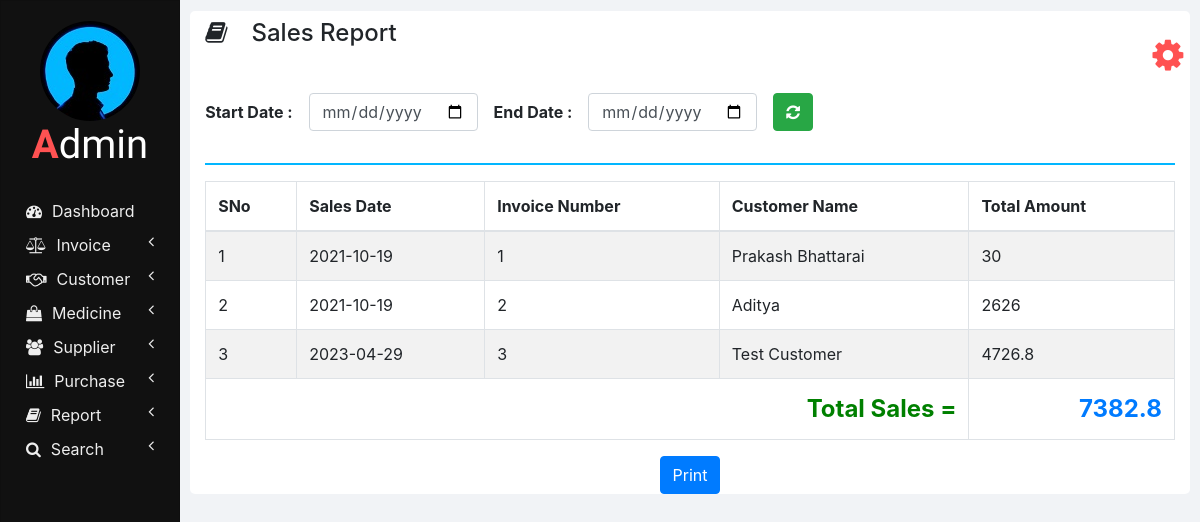
/sales_report.php, run on the app's committed database.
### tables this page shows
CREATE TABLE `invoices` (
  `INVOICE_ID` int(11) NOT NULL,
  `NET_TOTAL` double NOT NULL DEFAULT 0,
  `INVOICE_DATE` date NOT NULL DEFAULT current_timestamp(),
  `CUSTOMER_ID` int(11) NOT NULL,
  `TOTAL_AMOUNT` double NOT NULL,
  `TOTAL_DISCOUNT` double NOT NULL
);

CREATE TABLE `customers` (
  `ID` int(11) NOT NULL,
  `NAME` varchar(20) NOT NULL,
  `CONTACT_NUMBER` varchar(10) NOT NULL,
  `ADDRESS` varchar(100) NOT NULL,
  `DOCTOR_NAME` varchar(20) NOT NULL,
  `DOCTOR_ADDRESS` varchar(100) NOT NULL
);

### php/report.php (the view, shortened to what this page needs)
  <?php
function showSales($start_date, $end_date) {
  ?>
  <thead>
    <tr>
      <th>SNo</th>
      <th>Sales Date</th>
      <th>Invoice Number</th>
      <th>Customer Name</th>
      <th>Total Amount</th>
    </tr>
  </thead>
  <tbody>
  <?php
  require "db_connection.php";
  if($con) {
    $seq_no = 0;
    $total = 0;
    if($start_date == "" || $end_date == "")
      $query = "SELECT * FROM invoices INNER JOIN customers ON invoices.CUSTOMER_ID = customers.ID";
    else
      $query = "SELECT * FROM invoices INNER JOIN customers ON invoices.CUSTOMER_ID = customers.ID WHERE INVOICE_DATE BETWEEN '$start_date' AND '$end_date'";
    $result = mysqli_query($con, $query);
    while($row = mysqli_fetch_array($result)) {
      $seq_no++;
      showSalesRow($seq_no, $row);
      $total = $total + $row['NET_TOTAL'];
    }
    ?>
    </tbody>
    <tfoot class="font-weight-bold">
      <tr style="text-align: right; font-size: 24px;">
        <td colspan="4" style="color: green;">&nbsp;Total Sales =</td>
        <td class="text-primary"><?php echo $total; ?></td>
      </tr>
    </tfoot>
    <?php
  }
}
function showSalesRow($seq_no, $row) {
  ?>
  <tr>
    <td><?php echo $seq_no; ?></td>
    <td><?php echo $row['INVOICE_DATE']; ?></td>
    <td><?php echo $row['INVOICE_ID']; ?></td>
    <td><?php echo $row['NAME']; ?></td>
    <td><?php echo $row['NET_TOTAL'] ?></td>
  </tr>
  <?php
}
?>

### css/sidenav.css (style rules this page uses)
body { background-color: #f1f3f6; }
.sidenav { width: 15%; height: 100vh; background-color: #222222; position: fixed; z-index: 1; flex: 1 0 auto; }
.card { width: 100%; height: 100%; top: 0; border-radius: 0; background-color: #111111; }
.logo .logo-caption { font-family: 'Poiret One', cursive; color: #ffffff; text-align: center; margin-bottom: 25px; }
.logo .profile { margin-left: 50%; border-radius: 50%; transform: translate(-50%); }
.logo .tweak { color: #ff5252; font-weight: bold; }
.main-menu-item { padding: 5px 5px; cursor: pointer; }
.main-menu-item > a { color: #eeeeee; text-decoration: none; font-size: 16px; }
.main-menu-item > a > span { margin-left: 10px; }

### css/home.css (style rules this page uses)
html, body { height: 100vh; }

### data on the page
invoices: seq_no "1", INVOICE_DATE "2021-10-19", INVOICE_ID "1", CUSTOMER_ID.NAME "Prakash Bhattarai", NET_TOTAL "30"
invoices: seq_no "2", INVOICE_DATE "2021-10-19", INVOICE_ID "2", CUSTOMER_ID.NAME "Aditya", NET_TOTAL "2626"
invoices: seq_no "3", INVOICE_DATE "2023-04-29", INVOICE_ID "3", CUSTOMER_ID.NAME "Test Customer", NET_TOTAL "4726.8"

### other printed values
$heading "Sales Report"
$total "7382.8"
